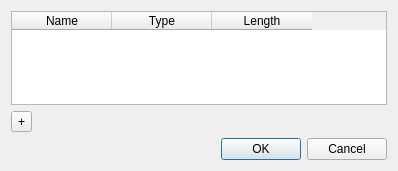
<?xml version="1.0" encoding="UTF-8"?>
<ui version="4.0">
 <class>Dialog</class>
 <widget class="QDialog" name="Dialog">
  <property name="geometry">
   <rect>
    <x>0</x>
    <y>0</y>
    <width>398</width>
    <height>171</height>
   </rect>
  </property>
  <property name="windowTitle">
   <string>Dialog</string>
  </property>
  <layout class="QGridLayout" name="gridLayout">
   <item row="0" column="0">
    <widget class="QTableWidget" name="tableWidgetCreateTable">
     <column>
      <property name="text">
       <string>Name</string>
      </property>
     </column>
     <column>
      <property name="text">
       <string>Type</string>
      </property>
     </column>
     <column>
      <property name="text">
       <string>Length</string>
      </property>
     </column>
    </widget>
   </item>
   <item row="4" column="0">
    <widget class="QDialogButtonBox" name="buttonBox">
     <property name="orientation">
      <enum>Qt::Horizontal</enum>
     </property>
     <property name="standardButtons">
      <set>QDialogButtonBox::Cancel|QDialogButtonBox::Ok</set>
     </property>
    </widget>
   </item>
   <item row="1" column="0">
    <widget class="QToolButton" name="toolButtonAddRow">
     <property name="text">
      <string>+</string>
     </property>
    </widget>
   </item>
  </layout>
 </widget>
 <resources/>
 <connections>
  <connection>
   <sender>buttonBox</sender>
   <signal>accepted()</signal>
   <receiver>Dialog</receiver>
   <slot>accept()</slot>
   <hints>
    <hint type="sourcelabel">
     <x>248</x>
     <y>254</y>
    </hint>
    <hint type="destinationlabel">
     <x>157</x>
     <y>274</y>
    </hint>
   </hints>
  </connection>
  <connection>
   <sender>buttonBox</sender>
   <signal>rejected()</signal>
   <receiver>Dialog</receiver>
   <slot>reject()</slot>
   <hints>
    <hint type="sourcelabel">
     <x>316</x>
     <y>260</y>
    </hint>
    <hint type="destinationlabel">
     <x>286</x>
     <y>274</y>
    </hint>
   </hints>
  </connection>
 </connections>
</ui>
